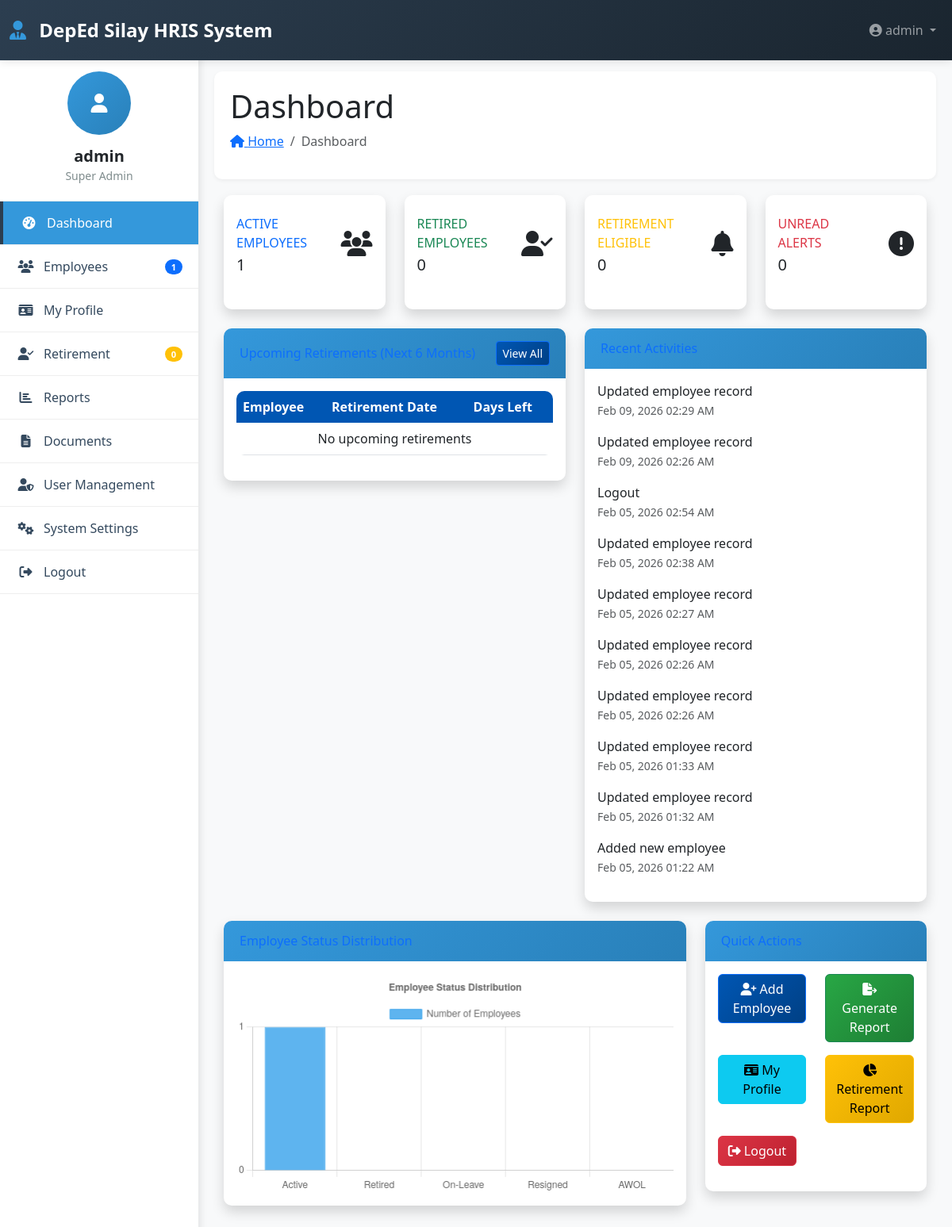
The app's page /modules/dashboard.php (signed in) with its own data.
### tables this page shows
CREATE TABLE `audit_log` (
  `log_id` int(11) NOT NULL,
  `user_id` int(11) DEFAULT NULL,
  `employee_id` varchar(20) DEFAULT NULL,
  `action` varchar(100) DEFAULT NULL,
  `table_name` varchar(50) DEFAULT NULL,
  `record_id` varchar(50) DEFAULT NULL,
  `old_values` longtext DEFAULT NULL CHECK (json_valid(`old_values`)),
  `new_values` longtext DEFAULT NULL CHECK (json_valid(`new_values`)),
  `changes_made` text DEFAULT NULL,
  `ip_address` varchar(45) DEFAULT NULL,
  `user_agent` text DEFAULT NULL,
  `browser` varchar(100) DEFAULT NULL,
  `platform` varchar(100) DEFAULT NULL,
  `timestamp` timestamp NOT NULL DEFAULT current_timestamp()
);

### includes/functions.php (called while the page is built, shortened)
<?php
function formatDate($date, $format = 'F d, Y')
{
    return date($format, strtotime($date));
}
function checkPermission($required_role)
{
    $user_role = $_SESSION['user_role'] ?? '';
    $role_hierarchy = [
        'Super Admin' => 5,
        'HR Admin' => 4,
        'HR Staff' => 3,
        'Supervisor' => 2,
        'Employee' => 1,
        'View Only' => 0
    ];
    $user_level = $role_hierarchy[$user_role] ?? 0;
    $required_level = $role_hierarchy[$required_role] ?? 0;
    return $user_level >= $required_level;
}
?>

### modules/dashboard.php (the view, shortened to what this page needs)
<?php
require_once '../includes/functions.php';
require_once '../includes/header.php';
$database = new Database();
$db = $database->getConnection();
$stats_query = "SELECT
    (SELECT COUNT(*) FROM employees WHERE employment_status = 'Active') as total_employees,
    (SELECT COUNT(*) FROM employees WHERE employment_status = 'Retired') as retired_employees,
    (SELECT COUNT(*) FROM employees WHERE employment_status = 'On-Leave') as onleave_employees,
    (SELECT COUNT(*) FROM retirement_info WHERE retirement_status = 'Eligible') as retirement_eligible,
    (SELECT COUNT(*) FROM retirement_alerts WHERE status = 'Unread') as unread_alerts";
$stats_stmt = $db->prepare($stats_query);
$stats_stmt->execute();
$stats = $stats_stmt->fetch(PDO::FETCH_ASSOC);
$retirements_query = "SELECT e.employee_id, e.first_name, e.last_name,
                      DATE_ADD(e.birth_date, INTERVAL 65 YEAR) as retirement_date,
                      DATEDIFF(DATE_ADD(e.birth_date, INTERVAL 65 YEAR), CURDATE()) as days_left
                      FROM employees e
                      WHERE e.employment_status = 'Active'
                      AND DATE_ADD(e.birth_date, INTERVAL 65 YEAR)
                      BETWEEN CURDATE() AND DATE_ADD(CURDATE(), INTERVAL 6 MONTH)
                      ORDER BY retirement_date ASC
                      LIMIT 10";
$retirements_stmt = $db->prepare($retirements_query);
$retirements_stmt->execute();
$upcoming_retirements = $retirements_stmt->fetchAll(PDO::FETCH_ASSOC);
$activities_query = "SELECT al.*, e.first_name, e.last_name
                     FROM audit_log al
                     LEFT JOIN employees e ON al.employee_id = e.employee_id
                     ORDER BY al.timestamp DESC
                     LIMIT 10";
$activities_stmt = $db->prepare($activities_query);
$activities_stmt->execute();
$recent_activities = $activities_stmt->fetchAll(PDO::FETCH_ASSOC);
?>
<div class="row">
    <div class="col-xl-3 col-md-6 mb-4">
        <div class="card border-left-primary shadow h-100 py-2">
            <div class="card-body">
                <div class="row no-gutters align-items-center">
                    <div class="col mr-2">
                        <div class="text-xs font-weight-bold text-primary text-uppercase mb-1">
                            Active Employees</div>
                        <div class="h5 mb-0 font-weight-bold text-gray-800"><?php echo $stats['total_employees']; ?></div>
                    </div>
                    <div class="col-auto">
                        <i class="fas fa-users fa-2x text-gray-300"></i>
                    </div>
                </div>
            </div>
        </div>
    </div>
    <div class="col-xl-3 col-md-6 mb-4">
        <div class="card border-left-success shadow h-100 py-2">
            <div class="card-body">
                <div class="row no-gutters align-items-center">
                    <div class="col mr-2">
                        <div class="text-xs font-weight-bold text-success text-uppercase mb-1">
                            Retired Employees</div>
                        <div class="h5 mb-0 font-weight-bold text-gray-800"><?php echo $stats['retired_employees']; ?></div>
                    </div>
                    <div class="col-auto">
                        <i class="fas fa-user-check fa-2x text-gray-300"></i>
                    </div>
                </div>
            </div>
        </div>
    </div>
    <div class="col-xl-3 col-md-6 mb-4">
        <div class="card border-left-warning shadow h-100 py-2">
            <div class="card-body">
                <div class="row no-gutters align-items-center">
                    <div class="col mr-2">
                        <div class="text-xs font-weight-bold text-warning text-uppercase mb-1">
                            Retirement Eligible</div>
                        <div class="h5 mb-0 font-weight-bold text-gray-800"><?php echo $stats['retirement_eligible']; ?></div>
                    </div>
                    <div class="col-auto">
                        <i class="fas fa-bell fa-2x text-gray-300"></i>
                    </div>
                </div>
            </div>
        </div>
    </div>
    <div class="col-xl-3 col-md-6 mb-4">
        <div class="card border-left-danger shadow h-100 py-2">
            <div class="card-body">
                <div class="row no-gutters align-items-center">
                    <div class="col mr-2">
                        <div class="text-xs font-weight-bold text-danger text-uppercase mb-1">
                            Unread Alerts</div>
                        <div class="h5 mb-0 font-weight-bold text-gray-800"><?php echo $stats['unread_alerts']; ?></div>
                    </div>
                    <div class="col-auto">
                        <i class="fas fa-exclamation-circle fa-2x text-gray-300"></i>
                    </div>
                </div>
            </div>
        </div>
    </div>
</div>
<div class="row">
    <div class="col-xl-6 col-lg-6">
        <div class="card shadow mb-4">
            <div class="card-header py-3 d-flex flex-row align-items-center justify-content-between">
                <h6 class="m-0 font-weight-bold text-primary">Upcoming Retirements (Next 6 Months)</h6>
                <a href="../modules/retirement/retirement_list.php" class="btn btn-sm btn-primary">View All</a>
            </div>
            <div class="card-body">
                <div class="table-responsive">
                    <table class="table table-hover">
                        <thead>
                            <tr>
                                <th>Employee</th>
                                <th>Retirement Date</th>
                                <th>Days Left</th>
                            </tr>
                        </thead>
                        <tbody>
                            <?php if (count($upcoming_retirements) > 0): ?>
                                <?php foreach ($upcoming_retirements as $retirement): ?>
                                    <tr>
                                        <td><?php echo htmlspecialchars($retirement['first_name'] . ' ' . $retirement['last_name']); ?></td>
                                        <td><?php echo formatDate($retirement['retirement_date']); ?></td>
                                        <td>
                                            <span class="badge <?php echo $retirement['days_left'] <= 30 ? 'bg-danger' : ($retirement['days_left'] <= 90 ? 'bg-warning' : 'bg-info'); ?>">
                                                <?php echo $retirement['days_left']; ?> days
                                            </span>
                                        </td>
                                    </tr>
                                <?php endforeach; ?>
                            <?php else: ?>
                                <tr>
                                    <td colspan="4" class="text-center">No upcoming retirements</td>
                                </tr>
                            <?php endif; ?>
                        </tbody>
                    </table>
                </div>
            </div>
        </div>
    </div>
    <div class="col-xl-6 col-lg-6">
        <div class="card shadow mb-4">
            <div class="card-header py-3 d-flex flex-row align-items-center justify-content-between">
                <h6 class="m-0 font-weight-bold text-primary">Recent Activities</h6>
            </div>
            <div class="card-body">
                <div class="activities-list">
                    <?php if (count($recent_activities) > 0): ?>
                        <?php foreach ($recent_activities as $activity): ?>
                            <div class="activity-item mb-3">
                                <div class="activity-content">
                                    <div class="activity-text">
                                        <?php echo htmlspecialchars($activity['action']); ?>
                                    </div>
                                    <div class="activity-time text-muted">
                                        <small><?php echo formatDate($activity['timestamp'], 'M d, Y h:i A'); ?></small>
                                    </div>
                                </div>
                            </div>
                        <?php endforeach; ?>
                    <?php else: ?>
                        <p class="text-center text-muted">No recent activities</p>
                    <?php endif; ?>
                </div>
            </div>
        </div>
    </div>
</div>
<div class="row">
    <div class="col-xl-8 col-lg-7">
        <div class="card shadow mb-4">
            <div class="card-header py-3">
                <h6 class="m-0 font-weight-bold text-primary">Employee Status Distribution</h6>
            </div>
            <div class="card-body">
                <div class="chart-bar">
                    <canvas id="statusChart"></canvas>
                </div>
            </div>
        </div>
    </div>
    <div class="col-xl-4 col-lg-5">
        <div class="card shadow mb-4">
            <div class="card-header py-3">
                <h6 class="m-0 font-weight-bold text-primary">Quick Actions</h6>
            </div>
            <div class="card-body">
                <div class="row">
                    <?php if (checkPermission('HR Staff')): ?>
                    <div class="col-md-6 mb-3">
                        <a href="../modules/employees/add_employee.php" class="btn btn-primary btn-block">
                            <i class="fas fa-user-plus"></i> Add Employee
                        </a>
                    </div>
                    <div class="col-md-6 mb-3">
                        <a href="../modules/reports/active_employees.php" class="btn btn-success btn-block">
                            <i class="fas fa-file-export"></i> Generate Report
                        </a>
                    </div>
                    <?php endif; ?>
                    <div class="col-md-6 mb-3">
                        <a href="my_profile.php" class="btn btn-info btn-block">
                            <i class="fas fa-id-card"></i> My Profile
                        </a>
                    </div>
                    <?php if (checkPermission('HR Admin')): ?>
                    <div class="col-md-6 mb-3">
                        <a href="../modules/retirement/retirement_report.php" class="btn btn-warning btn-block">
                            <i class="fas fa-chart-pie"></i> Retirement Report
                        </a>
                    </div>
                    <?php endif; ?>
                    <div class="col-md-6 mb-3">
                        <a href="../logout.php" class="btn btn-danger btn-block">
                            <i class="fas fa-sign-out-alt"></i> Logout
                        </a>
                    </div>
                </div>
            </div>
        </div>
    </div>
</div>
<script>
// Chart for Employee Status Distribution
$(document).ready(function() {
    var ctx = document.getElementById('statusChart').getContext('2d');
    var statusChart = new Chart(ctx, {
        type: 'bar',
        data: {
            labels: ['Active', 'Retired', 'On-Leave', 'Resigned', 'AWOL'],
            datasets: [{
                label: 'Number of Employees',
                data: [
                    <?php echo $stats['total_employees']; ?>,
                    <?php echo $stats['retired_employees']; ?>,
                    <?php echo $stats['onleave_employees']; ?>,
                    <?php
                        $resigned_query = "SELECT COUNT(*) as count FROM employees WHERE employment_status = 'Resigned'";
                        $resigned_stmt = $db->prepare($resigned_query);
                        $resigned_stmt->execute();
                        $resigned = $resigned_stmt->fetch(PDO::FETCH_ASSOC);
                        echo $resigned['count'];
                    ?>,
                    <?php
                        $awol_query = "SELECT COUNT(*) as count FROM employees WHERE employment_status = 'AWOL'";
                        $awol_stmt = $db->prepare($awol_query);
                        $awol_stmt->execute();
                        $awol = $awol_stmt->fetch(PDO::FETCH_ASSOC);
                        echo $awol['count'];
                    ?>
                ],
                backgroundColor: [
                    'rgba(54, 162, 235, 0.8)',
                    'rgba(255, 99, 132, 0.8)',
                    'rgba(255, 206, 86, 0.8)',
                    'rgba(75, 192, 192, 0.8)',
                    'rgba(153, 102, 255, 0.8)'
                ],
                borderColor: [
                    'rgba(54, 162, 235, 1)',
                    'rgba(255, 99, 132, 1)',
                    'rgba(255, 206, 86, 1)',
                    'rgba(75, 192, 192, 1)',
                    'rgba(153, 102, 255, 1)'
                ],
                borderWidth: 1
            }]
        },
        options: {
            responsive: true,
            plugins: {
                legend: {
                    position: 'top',
                },
                title: {
                    display: true,
                    text: 'Employee Status Distribution'
                }
            },
            scales: {
                y: {
                    beginAtZero: true,
                    ticks: {
                        stepSize: 1
                    }
                }
            }
        }
    });
});
</script>
<?php
require_once '../includes/footer.php';
?>

### records on screen
audit_log: action "Updated employee record", timestamp "Feb 09, 2026 02:29 AM"
audit_log: action "Updated employee record", timestamp "Feb 09, 2026 02:26 AM"
audit_log: action "Logout", timestamp "Feb 05, 2026 02:54 AM"
audit_log: action "Updated employee record", timestamp "Feb 05, 2026 02:38 AM"
audit_log: action "Updated employee record", timestamp "Feb 05, 2026 02:27 AM"
audit_log: action "Updated employee record", timestamp "Feb 05, 2026 02:26 AM"
audit_log: action "Updated employee record", timestamp "Feb 05, 2026 02:26 AM"
audit_log: action "Updated employee record", timestamp "Feb 05, 2026 01:33 AM"
audit_log: action "Updated employee record", timestamp "Feb 05, 2026 01:32 AM"
audit_log: action "Added new employee", timestamp "Feb 05, 2026 01:22 AM"

### other values on screen
SITE_NAME "DepEd Silay HRIS System"
$username "admin"
$user_role "Super Admin"
getEmployeeCount() "1"
getRetirementDueCount() "0"
$page_title "Dashboard"
$stats['total_employees'] "1"
$stats['retired_employees'] "0"
$stats['retirement_eligible'] "0"
$stats['unread_alerts'] "0"
chart data {{ $stats['total_employees'] }} 1
chart data {{ $stats['retired_employees'] }} 0
chart data {{ $stats['onleave_employees'] }} 0
chart data {{ $resigned['count'] }} 0
